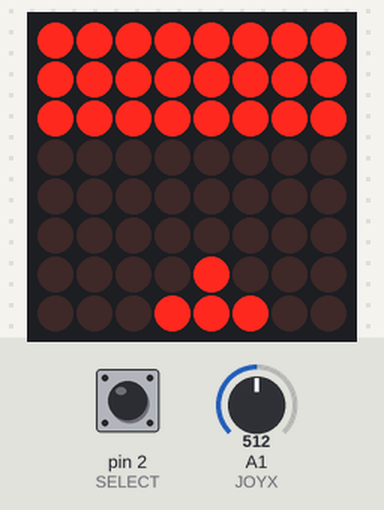
Recording of a sketch running on a simulated Arduino Uno, built with avr-gcc and run on an emulated ATmega328P. Parts: 8×8 LED matrix. The inputs (shaded band) are chosen by the test bench; at power-on: pin 2 (SELECT) HIGH, A1 (JOYX) = 512.

Above: at 1.2 s.
1.3 s: pin 2 (SELECT) pulled LOW for 0.15 s
At 1.61 s:
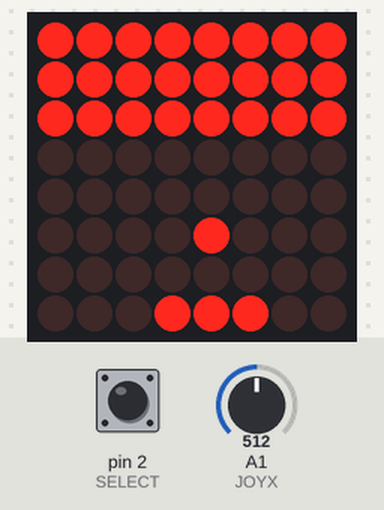
3.5 s: A1 (JOYX) set to 264
6.5 s: A1 (JOYX) set to 240
At 6.66 s:
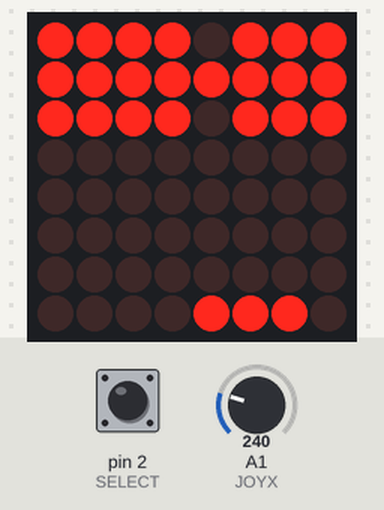
8.6 s: pin 2 (SELECT) pulled LOW for 1 s
At 8.88 s:
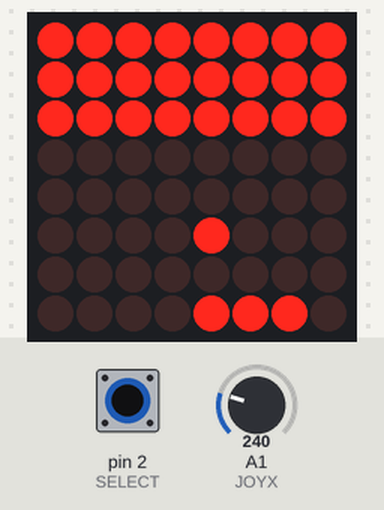
11.1 s: pin 2 (SELECT) pulled LOW for 3.2 s
At 11.55 s:
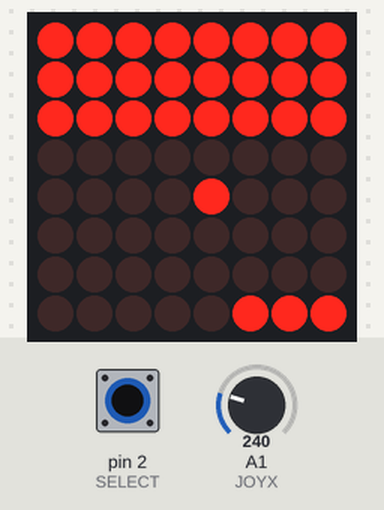

Measured:
- the behaviour switches between 256 and 255 on A1 (JOYX) (found by bisection; images 1 and 2)
- after the input at 1.3 s, the display: changes after 0.22 s (image 1)
- after the input at 6.5 s, the display: changes after 0.07 s (image 2)
- after the input at 8.6 s, the display: changes after 0.19 s (image 3)
- after the input at 11.1 s, the display: first changes after 0.22 s (image 4 shows a later state)

The sketch:

arkanoid.ino
```cpp
#define MAX7219DIN 4
#define MAX7219CS 5
#define MAX7219CLK 6
#define JOYX A1


#include "Breakout.h"
#include "LedControl.h"

int count = 0;
Breakout breakout;
LedControl lc=LedControl(4,6,5,1);

void setup(){

   pinMode(SELECT,INPUT_PULLUP); //declaram butonul joystick-ului
   lc.shutdown(0, false);  //device-ul nu este in modul de power save
   lc.setIntensity(0, 8); //setam intensitatea luminoasa

}

void loop() {
 switch(state){
    // setarile de configurare a jocului
    case SETUP:

      breakout.restart();
      breakout.speed = START_SPEED;

        state = START;
        break;

    case START:
    // daca apasam butonul, jocul intra in starea PLAY

      checkActions();

        if(actions == SEL){
        state = PLAY;
      }
      break;

    case LOST:
    //in caz de infrangere, se refac setarile initiale ale jocului si
    //vom reveni in starea de START

      reDraw();
      breakout.restart();
      breakout.speed = START_SPEED;
      state = START;
      break;

    case WON:
    // in caz de victorie, putem juca din nou, dar la un grad de dificultate mai mare

      breakout.won();
      reDraw();
      breakout.restart();
      state = START;
      break;

    case PLAY:
      // determinam in care din starile jocului ne aflam
      {
        if(count > breakout.speed){
          checkControls();

          breakout.play(controls);
          count = 0;

          if(breakout.bricks == 0){
          state = WON;
          }
          if(breakout.ball.y == 0)
            state = LOST;
          }
        delay(20);
        count++;
      }
  }
  reDraw();
}

//functie prin care reconfiguram starea de inceput a jocului
void reDraw(){
  for(int i = 0; i < 8; i++){
    for(int j = 0; j < 8; j++){
      if(breakout.level[i][8-j-1] != 'E'){
        lc.setLed(0, i, j, true); //cu ajutorul acestei functii setam fiecare led in mod individual
      }
      else
        lc.setLed(0, i, j, false);
    }
  }
}

//verificam daca butonul joystick-ului a fost apasat
void checkActions(){
  int count = 0;
  while(count < 5 && digitalRead(SELECT) == LOW){
    count++;
  }
  if(count > 4){
    actions = SEL;
    return;
  }
  actions = NO;
}

//verificam daca joystick-ul a fost inclinat catre stanga sau dreapta
void checkControls(){
  int count = 0;
  while(count < 5 && analogRead(JOYX)<256){
    count++;
  }
  if(count > 4){
    controls = LEFT;
    return;
  }
  count = 0;
  while(count < 5 && analogRead(JOYX)>768){
    count++;
  }
  if(count > 4){
    controls = RIGHT;
    return;
  }

  controls = NONE;
}
```

Ball.cpp
```cpp
#include "Ball.h"

void Ball::move(){
  // update pozitie y
  if(dirY > 0){
    y++;
    if(y > 7){
      y = 6;
      down();
    }
  }
  else if(dirY < 0){
    y--;
    if(y < 0){
      y = 1;
      up();
    }
  }

  // update pozitie x
  if(dirX > 0){
    x++;
    if(x > 7){
      x = 6;
      bounceLeft();
    }
  }
  else if(dirX < 0){
    x--;
    if(x < 0){
      x = 1;
      bounceRight();
    }
  }
}

//cazul in care mingea loveste muchia din stanga a paddle-ului
void Ball::bounceBackLeft(){
  dirX = -1;
  dirY = 1;
  x++;
}

//cazul in care mingea loveste muchia din dreapta a paddle-ului
void Ball::bounceBackRight(){
  dirX = 1;
  dirY = 1;
  x--;
}

//cazul in care mingea loveste centrul paddle-ului
void Ball::bounceUp(){
  dirX = 0;
  dirY = 1;
}

//cazul in care mingea loveste partea stanga a paddle-ului
void Ball::bounceLeft(){
  dirX = -1;
}

//cazul in care mingea loveste partea dreapta a paddle-ului
void Ball::bounceRight(){
  dirX = 1;
}

void Ball::up(){
  dirY = 1;
}

void Ball::down(){
  dirY = -1;
}
```

Ball.h
```cpp
class Ball
{
  public:
      int x;
      int y;
      int dirX;
      int dirY;

      void move();
      void bounceBackLeft();
      void bounceBackRight();
      void bounceUp();
      void bounceLeft();
      void bounceRight();
      void up();
      void down();
};
```

Breakout.cpp
```cpp
#include "Breakout.h"

//functie de configurare care se apeleaza la inceputul fiecarui joc
void Breakout::restart(){
  paddle = {PADDLE_START, PADDLE_SIZE};           //paddle(pos, size)
  ball = {PADDLE_START + paddle.size/2, 1, 0, 1};   //ball(x, y, dirX, dirY)
  bricks = BRICKS;                                //numarul de caramizi

  resetBricks();
  updatePaddle();
  level[7-ball.y][ball.x] = 'O';
}

//cu aceasta functie aranjam caramizile pe matrice
void Breakout::resetBricks(){
  int bricksSetup = 0; //numarator pentru caramizile deja reprezentate pe matrice
  for(int i = 0; i < 8; i++){
    for(int j = 0; j < 8; j++){
      if(bricksSetup < bricks){
        level[i][j] = 'B';
        bricksSetup++;  //dupa fiecare adaugare, incrementam numaratorul
      }
      else{
        level[i][j] = 'E';
      }
    }
  }}

//adaugarea paddle-ului
void Breakout::updatePaddle(){
  // initial configuram tot randul ca Empty
  for(int i = 0; i < 8; i++){
    level[7][i] = 'E';
  }
  // adaugam paddle-ul la pozitia specificata
  for(int i = 0; i < paddle.size; i++){
    level[7][paddle.pos+i] = 'P';
  }
}

void Breakout::won(){

  // decrementam variabila pentru viteza, astfel ca bila va merge mai repede
  speed--;

  // viteza nu poate sa fie mai mica decat 3.
  if(speed < 3){
    speed = 3;
  }
}

//functia de joc, verificam coliziunile la fiecare miscare a bilei, si actualizam matricea de observare
void Breakout::play(int controls){

  moveBall();
  checkCollision();
  level[7-ball.y][ball.x] = 'O';
  movePaddle(controls);
}

//functie care muta paddle-ul stanga, dreapta
void Breakout::movePaddle(int controls){
  switch(controls){
    case LEFT:
      paddle.moveLeft();
      break;
    case RIGHT:
      paddle.moveRight();
      break;
  }
  updatePaddle();

}

//verificam daca mingea a lovit vreo caramida
void Breakout::checkCollision(){
  // daca vreo caramida  este lovita
  if(level[7-ball.y][ball.x] == 'B'){
    bricks--;
  }

  else if(ball.y <= 1){

    // daca mingea este in paddle
    if(level[7-ball.y][ball.x] == 'P'){
      ball.y++;
    }

    // daca paddle-ul este lovit
    if(level[7-ball.y+1][ball.x] == 'P'){
      hitPaddle();
    }
    checkSides();
  }
}

void Breakout::hitPaddle(){
      // mingea loveste paddle-ul in mijloc
      if(ball.x == paddle.pos+paddle.size/2){
        ball.bounceUp();
      }

      // daca mingea loveste pe margini
      else if(ball.dirX == 0){
        hitEnd();
      }
      ball.up();
}

void Breakout::hitEnd(){
  // capatul din stanga
  if(ball.x < paddle.pos+paddle.size/2){
    ball.bounceLeft();
  }

  // capatul din dreapta
  else if(ball.x > paddle.pos+paddle.size/2){
    ball.bounceRight();
  }
}

void Breakout::checkSides(){
  if(ball.y == 1){

    // daca mingea a lovit pe muchia din stanga
    if(ball.dirX == 1 && ball.x == paddle.pos-1){
      ball.bounceBackLeft();
    }

    // daca mingea a lovit pe muchia din dreapta
    else if(ball.dirX == -1 && ball.x == paddle.pos + paddle.size){
      ball.bounceBackRight();
    }
  }
}

void Breakout::moveBall(){
  //daca pozitia din matrice e Empty
  level[7-ball.y][ball.x] = 'E';
  ball.move();
}
```

Breakout.h
```cpp
#include "ball.h"
#include "config.h"
#include "paddle.h"
#include "Arduino.h"

class Breakout
{
  Paddle paddle = {PADDLE_START, PADDLE_SIZE};  //obiect de tip paddle

  void moveBall();
  void checkCollision();
  void resetBricks();
  void movePaddle(int controls);
  void checkSides();
  void hitEnd();
  void hitPaddle();

  public:
  Ball ball = {PADDLE_START + paddle.size/2, 1, 0, 1}; //obiect de tip minge
  //acest vector il folosim pentru a avea o imagine clara a matricei.
  //avem 4 valori: E=Empty
  //               O=Ball
  //               P=Paddle
  //               B=Bricks
  char level[8][8];
  int speed = START_SPEED;
  int bricks = BRICKS;

  void restart();
  void updatePaddle();
  void won();
  void lost();
  void play(int controls);

};
```

Paddle.cpp
```cpp
#include "Paddle.h"

//deplasarea la stanga a paddle-ului
void Paddle::moveLeft(){
  if(pos != 0)
    pos--;
}

//deplasarea la dreapta a paddle-ului
void Paddle::moveRight(){
  if(pos != 8-size)
    pos++;
}
```

Paddle.h
```cpp
class Paddle
{
  public:
	  int pos;
	  int size;

	  void moveLeft();
	  void moveRight();
};
```

Config.h
```cpp
#define SELECT 2
#define START_SPEED 5   //viteza bilei
#define PADDLE_START 2  //pozitia de start a paddle-ului
#define PADDLE_SIZE 3   //dimensiunea paddle-ului
#define BRICKS 24       //numarul de caramizi

enum {START, WON, LOST, PLAY, SETUP} state = SETUP;
enum {LEFT, RIGHT, NONE} controls = NONE;
enum {SEL, NO} actions = NO;
```
